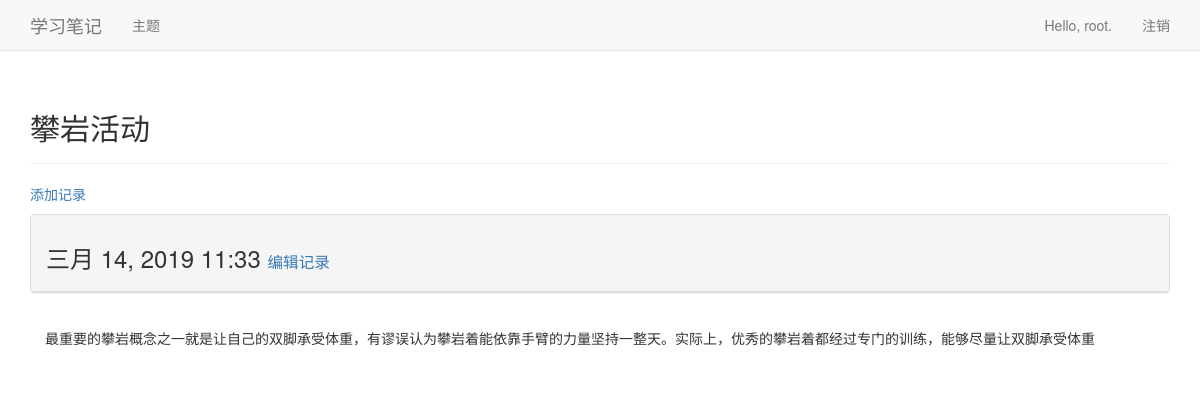
The page /topics/2/ (signed in) on the database its author committed.
### learning_logs/models.py (models this page shows, shortened)
class Topic(models.Model):
    text = models.CharField(max_length=200)
    date_added = models.DateTimeField(auto_now_add=True)
    owner = models.ForeignKey(User)
    def __str__(self):
        return self.text

class Entry(models.Model):
    topic = models.ForeignKey(Topic)
    text = models.TextField()
    date_added = models.DateTimeField(auto_now_add=True)
    class Meta:
        verbose_name_plural = 'entries'

### learning_logs/views.py (the view)
# urls.py: url(r'^topics/(?P<topic_id>\d+)/$', views.topic, name='topic'),
@login_required
def topic(request, topic_id):
    topic = Topic.objects.get(id=topic_id)
    if topic.owner != request.user:
        raise Http404
    entries = topic.entry_set.order_by('date_added')
    return render(request, 'learning_logs/topic.html', {'topic': topic, 'entries': entries})

### learning_logs/templates/learning_logs/topic.html (shortened to what this page needs)
{% extends 'base.html' %}
{% load bootstrap3 %}
{% block header %}
    <h2>
        {{ topic }}
    </h2>
{% endblock %}
{% block content %}
    <p>
        <a href="{% url 'learning_logs:new_entry' topic.id %}">添加记录</a>
    </p>
    {% for entry in entries %}
        <div class="panel panel-default">
            <div class="panel-heading">
                <h3>
                    {{ entry.date_added|date:'M d, Y H:i' }}
                    <small>
                        <a href="{% url 'learning_logs:edit_entry' entry.id %}">编辑记录</a>
                    </small>
                </h3>
            </div>
        </div>
        <div class="panel-body">
            {{ entry.text|linebreaks }}
        </div>
    {% empty %}
        目前还没有关于这个主题的任何学习记录
    {% endfor %}
{% endblock %}

### learning_logs/templates/base.html (shortened to what this page needs)
<!DOCTYPE html>
{% load bootstrap3 %}
<html lang="en">
<head>
    {% bootstrap_css %}
</head>
<body>
<nav class="navbar navbar-default navbar-static-top">
    <div class="container">
        <div class="navbar-header">
            <a class="navbar-brand" href="{% url 'learning_logs:index' %}">
                学习笔记
            </a>
        </div>
        <div id="navbar", class="navbar-collapse collapse">
            <ul class="nav navbar-nav">
                <li>
                    <a href="{% url 'learning_logs:topics' %}">主题</a>
                </li>
            </ul>
            <ul class="nav navbar-nav navbar-right">
                {% if user.is_authenticated %}
                    <li>
                        <a>Hello, {{ user.username }}.</a>
                    </li>
                    <li>
                        <a href="{% url 'users:logout' %}">注销</a>
                    </li>
                {% endif %}
            </ul>
        </div>
    </div>
</nav>
    <div class="container">
        <div class="page-header">
            {% block header %}
            {% endblock %}
        </div>
        <div>
            {% block content %}
            {% endblock %}
        </div>
    </div>
</body>
</html>

### rows shown on the page
Topic: text "攀岩活动"
Entry: date_added "三月 14, 2019 11:33", text "最重要的攀岩概念之一就是让自己的双脚承受体重，有谬误认为攀岩着能依靠手臂的力量坚持一整天。实际上，优秀的攀岩着都经过专门的训练，能够尽量让双脚承受体重"

### other values the page prints
{{ user.username }} "root"
